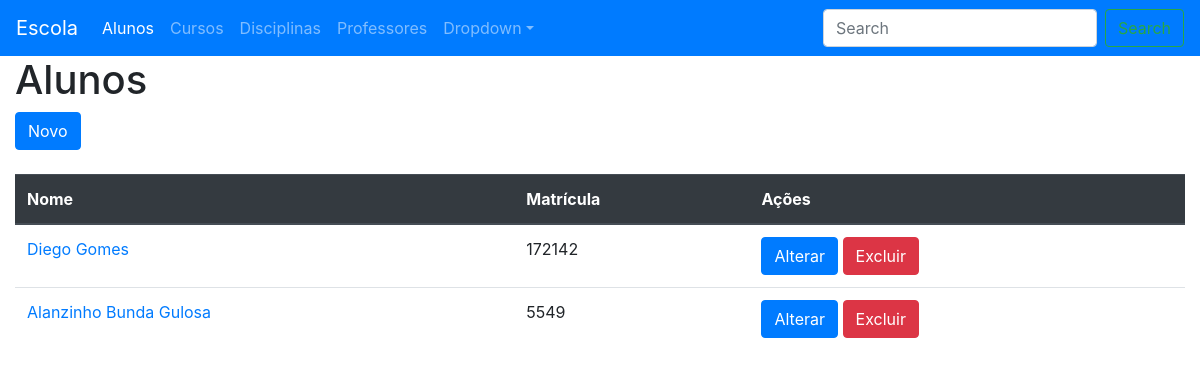
Page /alunos/ on the earlier database version.
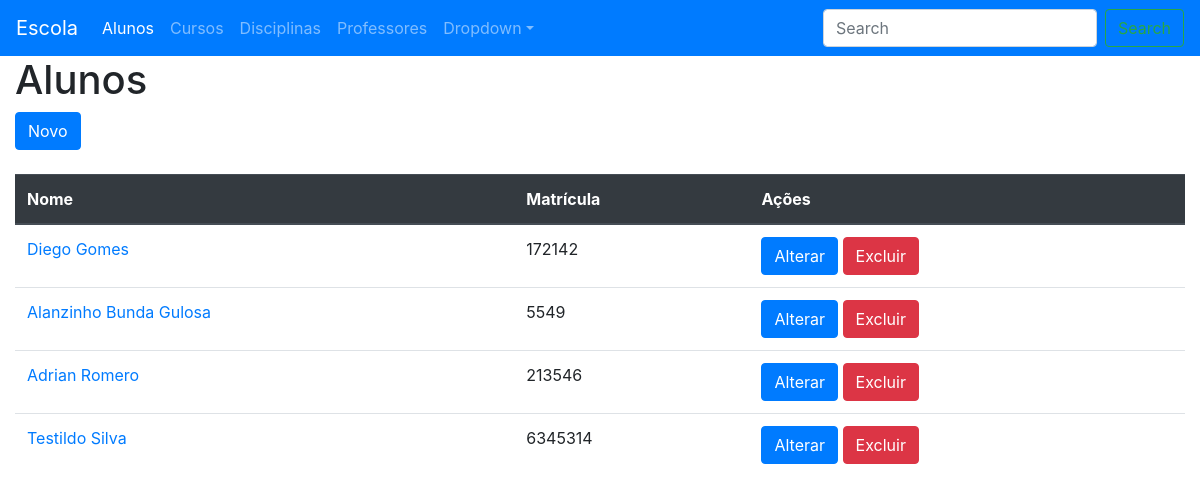
Same page on the later database version.
### escola/models.py (models this page shows, shortened)
class Aluno(models.Model):
    nome = models.CharField(max_length=100)
    matricula = models.IntegerField(verbose_name='Matrícula')
    telefone = models.CharField(max_length=20)
    email = models.EmailField()

### escola/views.py (the view)
# urls.py: path('alunos/', views.AlunoListView.as_view(), name='lista-alunos'),
class AlunoListView(ListView):
    model = Aluno

### escola/templates/escola/aluno_list.html
{% extends 'escola/base.html' %}
{% block content %}
<h1>Alunos</h1>
<a name="" id="" class="btn btn-primary" href="{% url 'novo-aluno' %}" role="button">Novo</a><br>
<table class="table"><br>
    <thead class="thead-dark">
        <tr>
            <th>Nome</th>
            <th>Matrícula</th>
            <th>Ações</th>
        </tr>
    </thead>
    <tbody>
{% for aluno in aluno_list %}
        <tr>
            <td scope="row"><a href="{% url 'detalhe-aluno' aluno.id %}">{{ aluno.nome }}</a></td>
            <td>{{ aluno.matricula }}</td>
            <td><a name="" id="" class="btn btn-primary" href="{% url 'alterar-aluno' aluno.id %}" role="button">Alterar</a>
            <a name="" id="" class="btn btn-danger" href="{% url 'excluir-aluno' aluno.id %}" role="button">Excluir</a></td>
        </tr>
{% endfor %}
    </tbody>
</table>
{% endblock content %}

Differences in the rows shown:
added Aluno: nome "Adrian Romero", matricula "213546"
added Aluno: nome "Testildo Silva", matricula "6345314"
